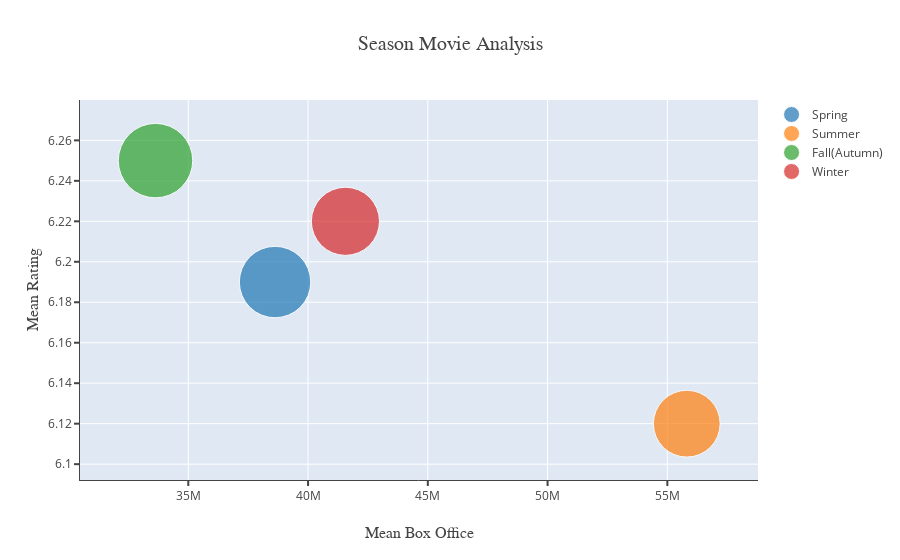

Here is the notebook cell this chart was saved with:
### Code cell
iplot(figure)
# plot(figure)

### Figure 1 — Plotly figure (JSON) as saved in the notebook; plotly's stock layout.template omitted (floating-point values rounded to 4 significant figures)
{"data": [{"hoverinfo": "text", "marker": {"color": "rgb(0,0,i)", "line": {"width": 1}, "size": [2549], "sizemode": "area"}, "mode": "markers", "name": "Spring", "text": "Season: Spring<br>Mean Rating: 6.19<br>Movie Count: 2549<br>Mean BoxOffice: 38.62M", "x": [38622082], "y": [6.19]}, {"hoverinfo": "text", "marker": {"color": "rgb(0,0,i)", "line": {"width": 1}, "size": [2228], "sizemode": "area"}, "mode": "markers", "name": "Summer", "text": "Season: Summer<br>Mean Rating: 6.12<br>Movie Count: 2228<br>Mean BoxOffice: 55.81M", "x": [55811709], "y": [6.12]}, {"hoverinfo": "text", "marker": {"color": "rgb(0,0,i)", "line": {"width": 1}, "size": [2770], "sizemode": "area"}, "mode": "markers", "name": "Fall(Autumn)", "text": "Season: Fall(Autumn)<br>Mean Rating: 6.25<br>Movie Count: 2770<br>Mean BoxOffice: 33.63M", "x": [33631502], "y": [6.25]}, {"hoverinfo": "text", "marker": {"color": "rgb(0,0,i)", "line": {"width": 1}, "size": [2320], "sizemode": "area"}, "mode": "markers", "name": "Winter", "text": "Season: Winter<br>Mean Rating: 6.22<br>Movie Count: 2320<br>Mean BoxOffice: 41.56M", "x": [41560211], "y": [6.22]}], "layout": {"plot_bgcolor": "rgb(223, 232, 243)", "title": "Season Movie Analysis", "titlefont": {"family": "Times New Roman", "size": 20}, "xaxis": {"gridcolor": "#FFFFFF", "showline": true, "ticks": "outside", "tickwidth": 2, "title": "Mean Box Office", "titlefont": {"family": "Droid Sans", "size": 16}}, "yaxis": {"gridcolor": "#FFFFFF", "showline": true, "ticks": "outside", "tickwidth": 2, "title": "Mean Rating", "titlefont": {"family": "Droid Sans", "size": 16}}}}
